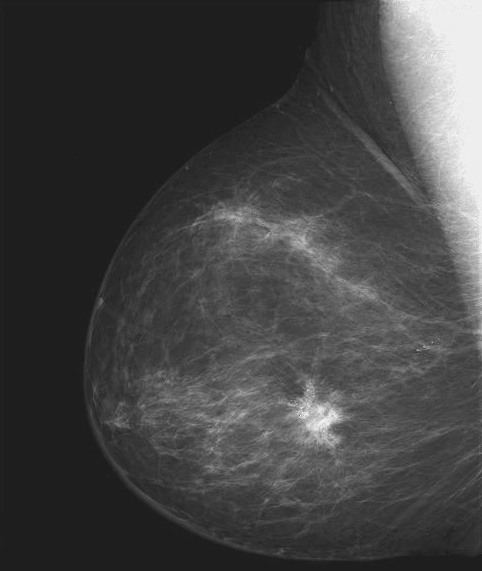
#> input picture Computer Vision Applications in Deep Learning/Assignment-3/spatial_processing_images-1/mamo_xray.tif, 482 x 571 px, found by its file name
$ jupyter execute --allow-errors 'Spatial Processing - Coding Assignment-1.ipynb'
#> lines starting #> are read from the running program, lines starting #| are printed output that depends on the picture
[cell 1]
import numpy as np
import scipy as sp
import skimage as sk
import matplotlib.pyplot as plt

# RGB vs Grayscale vs Black & White

#> (a cell that did not finish here is left out)

#> (a cell that did not finish here is left out)

#> (a cell that did not finish here is left out)

[cell 5]
ax1 = plt.subplot(1,3,1)
#> (the rest of this cell did not finish here and is left out)

# Inverse vs Power vs Root

[cell 6]
import os
path = r'/content/spatial_processing_images-1'
img = plt.imread(os.path.join(path, 'mamo_xray.tif'))
#> img is the input picture: shape (571, 482); min 21, max 255, mean 66.7

[cell 7]
plt.imshow(np.concatenate((img,-img),axis=1),'gray')
plt.axis('off')
img.shape, img.min(),img.max()
#> Out = ((571, 482), 21, 255)

[cell 8]
img = plt.imread(os.path.join(path, 'washed_out_aerial.tif'))
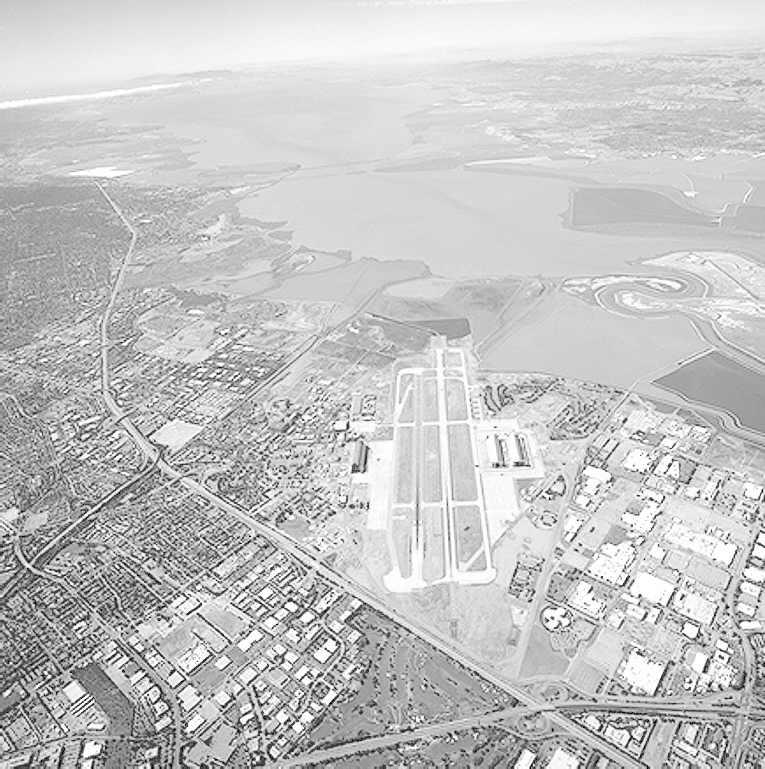
#> input picture Computer Vision Applications in Deep Learning/Assignment-3/spatial_processing_images-1/washed_out_aerial.tif, 765 x 769 px, found by its file name
#> img is the input picture: shape (769, 765); min 0, max 255, mean 197.1
plt.figure(figsize=(10,10))
plt.imshow(np.concatenate((img/255,(img/255)**2.5,(img/255)**4,(img/255)**5),axis=1),'gray')
plt.axis('off')

img.shape, img.min(),img.max()
#> Out = ((769, 765), 0, 255)

[cell 9]
img = plt.imread(os.path.join(path, 'fractured_spine.tif'))
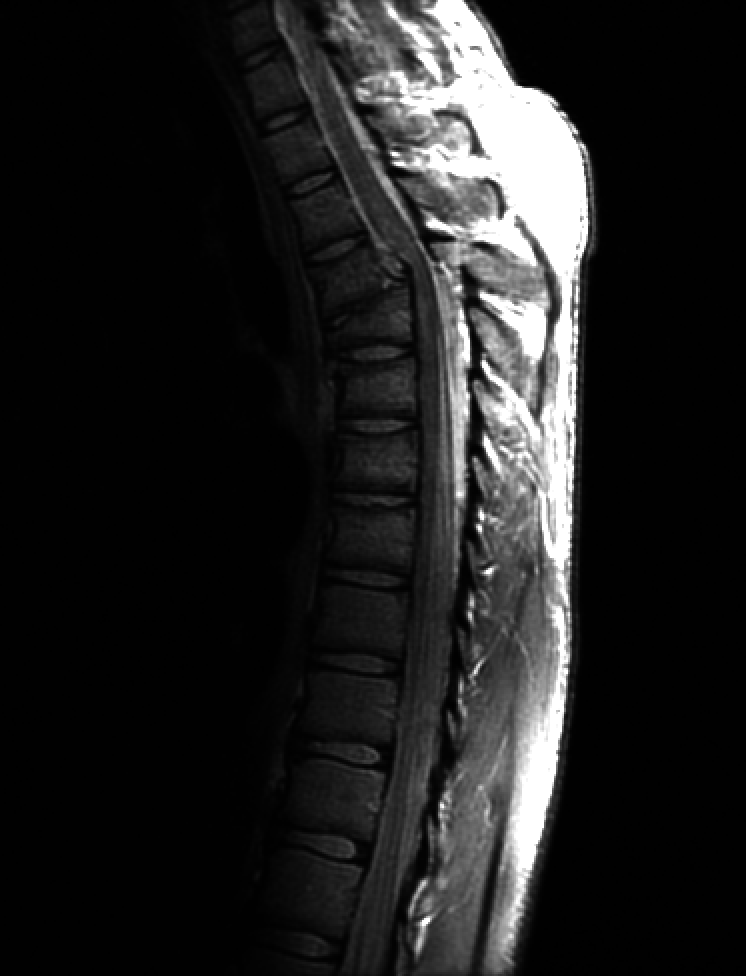
#> input picture Computer Vision Applications in Deep Learning/Assignment-3/spatial_processing_images-1/fractured_spine.tif, 746 x 976 px, found by its file name
#> img is the input picture: shape (976, 746); min 0, max 255, mean 32.6

plt.figure(figsize=(10,10))
plt.imshow(np.concatenate((img/255,(img/255)**0.5,(img/255)**0.4,(img/255)**0.3),axis=1),'gray')
plt.axis('off')

img.shape, img.min(),img.max()
#> Out = ((976, 746), 0, 255)

# Histogram & Equalizations

[cell 10]
img1 = plt.imread(os.path.join(path, 'bean_1.tif'))
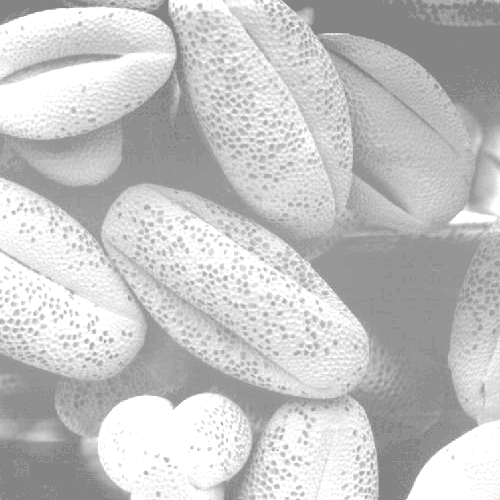
#> input picture Computer Vision Applications in Deep Learning/Assignment-3/spatial_processing_images-1/bean_1.tif, 500 x 500 px, found by its file name
#> img1 is the input picture: shape (500, 500); min 132, max 255, mean 196.4
img2 = plt.imread(os.path.join(path, 'bean_2.tif'))
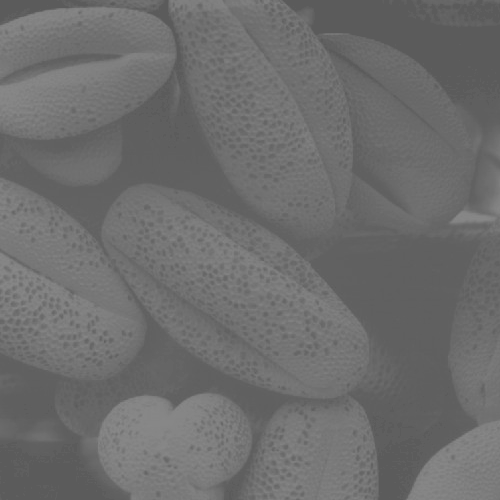
#> input picture Computer Vision Applications in Deep Learning/Assignment-3/spatial_processing_images-1/bean_2.tif, 500 x 500 px, found by its file name
#> img2 is the input picture: shape (500, 500); min 91, max 138, mean 109.1
img3 = plt.imread(os.path.join(path, 'bean_3.tif'))
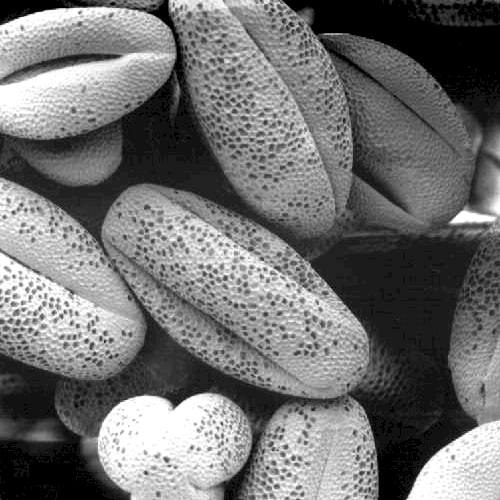
#> input picture Computer Vision Applications in Deep Learning/Assignment-3/spatial_processing_images-1/bean_3.tif, 500 x 500 px, found by its file name
#> img3 is the input picture: shape (500, 500); min 0, max 255, mean 113.2
#> (the rest of this cell did not finish here and is left out)

[cell 11]
range1 = img1.max()-img1.min()
#> range1 = 123
range2 = img2.max()-img2.min()
#> range2 = 47
range3 = img3.max()-img3.min()
#> range3 = 255
#> (the rest of this cell did not finish here and is left out)

[cell 12]
plt.subplot(4,1,1)
#> (the rest of this cell did not finish here and is left out)

[cell 13]
img2_eq = np.round(sk.exposure.equalize_hist(img2.reshape(-1)).reshape(500,500)*255) # for high contrast
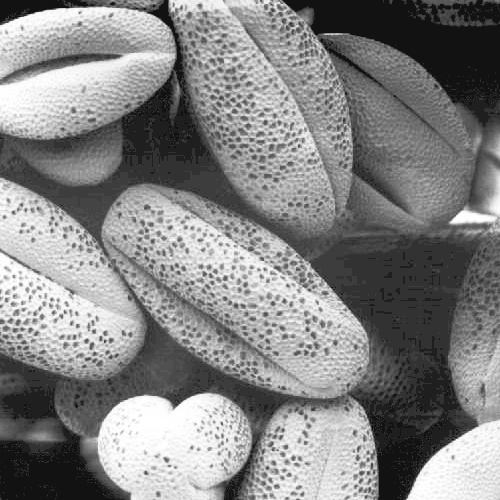
#> img2_eq: shape (500, 500) float64; min 18, max 255, mean 131.9

plt.imshow(np.concatenate((img2,img2_eq),axis=1),'gray')

plt.figure()

plt.subplot(2,1,1)
#> (the rest of this cell did not finish here and is left out)

# Thresholding

#> (a cell that did not finish here is left out)

[cell 15]
plt.imshow(img/255, 'gray')

[cell 16]
plt.imshow(((img/255>=0.6)*img),'gray')
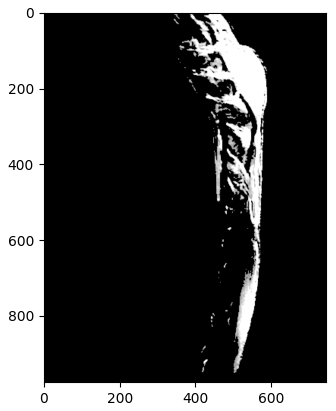
#> figure drawn by matplotlib, 1 panel

# Filtering

#> (a cell that did not finish here is left out)

[cell 18]
kernel = np.ones((5,5))/25
#> kernel = [[0.04, 0.04, 0.04, 0.04, 0.04], [0.04, 0.04, 0.04, 0.04, 0.04], [0.04, 0.04, 0.04, 0.04, 0.04], [0.04, 0.04, 0.04, 0.04, 0.04], [0.04, 0.04, 0.04, 0.04, 0.04]]
img_filter = sp.ndimage.convolve(img,kernel)

plt.figure(figsize=(10,10))
plt.imshow(np.concatenate((img,img_filter),axis=1),'gray')
plt.axis('off')

[cell 19]
lap4p = np.array([[0,-1,0],[-1,4,-1],[0,-1,0]])/9
lap4n = lap4p*-1
lap8p = np.array([[-1,-1,-1],[-1,8,-1],[-1,-1,-1]])/9
lap8n = lap8p*-1

[cell 20]
plt.figure(figsize=(10,10))
img_l4p = sp.ndimage.convolve(img, lap4p)
img_l4n = sp.ndimage.convolve(img, lap4n)
img_l8p = sp.ndimage.convolve(img, lap8p)
img_l8n = sp.ndimage.convolve(img, lap8n)
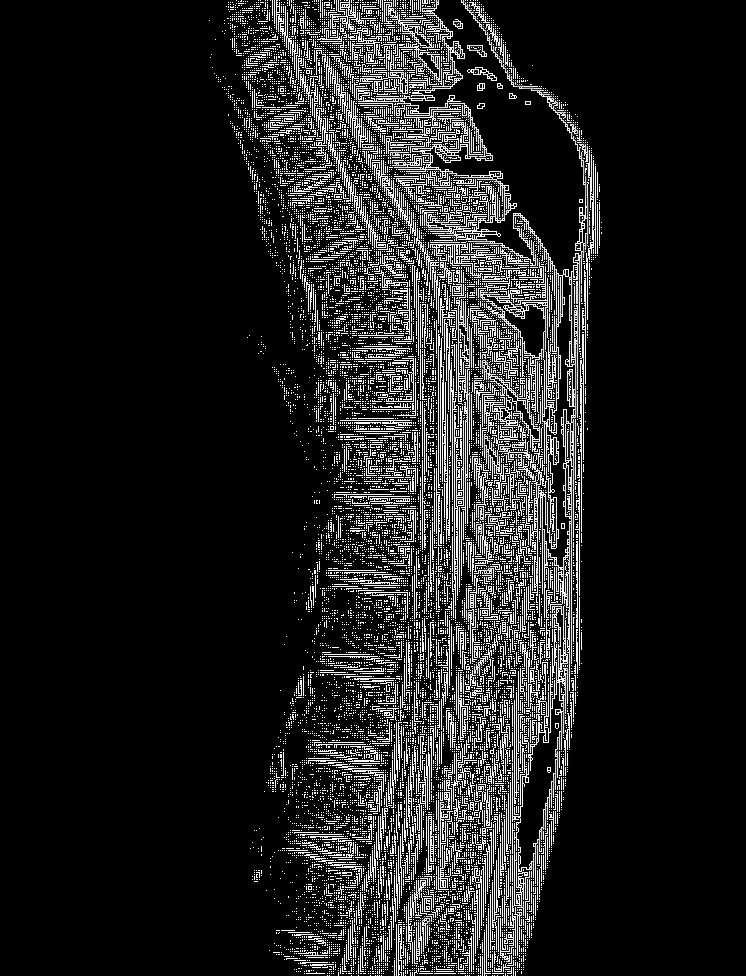
#> img_l8n: shape (976, 746); min 0, max 255, mean 30.9
plt.imshow(np.concatenate((np.concatenate((img_l4p,img_l4n),axis=1),
                           np.concatenate((img_l8p,img_l8n),axis=1)),axis=0),'gray')
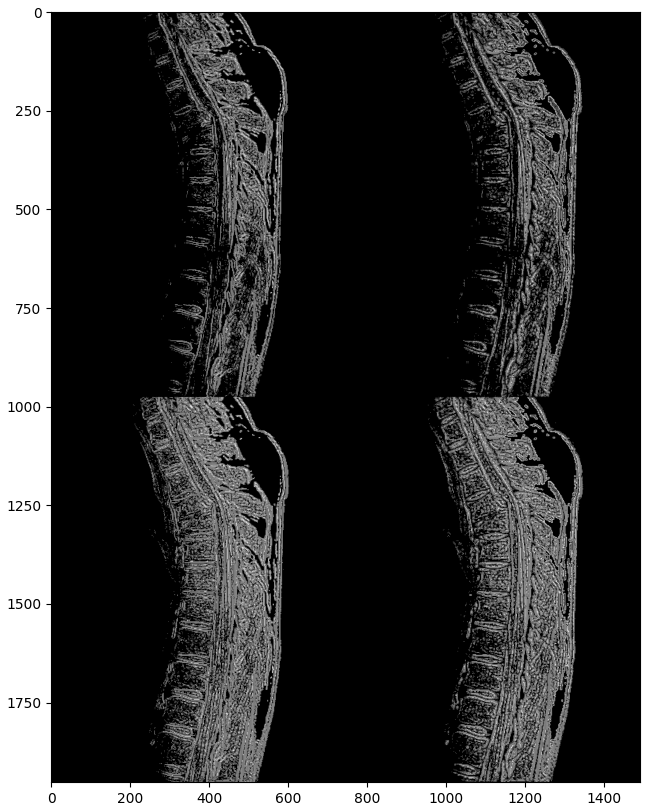
#> figure drawn by matplotlib, 1 panel

#> (a cell that did not finish here is left out)

[cell 22]
#lap4p = np.array([[0,-1,0],[-1,4,-1],[0,-1,0]])
lap4p = np.array([[0,-1,0],[-1,4,-1],[0,-1,0]])/9
#> lap4p = [[0, -0.111, 0], [-0.111, 0.444, -0.111], [0, -0.111, 0]]
lap4n = lap4p*-1
#> lap4n = [[0, 0.111, 0], [0.111, -0.444, 0.111], [0, 0.111, 0]]
lap8p = np.array([[-1,-1,-1],[-1,8,-1],[-1,-1,-1]])/9
lap8n = lap8p*-1

[cell 23]
kernel = np.ones((3,3))/25

[cell 24]
#img_lap = sp.ndimage.convolve(img,lap4n)
#img_lap = sp.ndimage.convolve(img,lap8n)
img_lap = sp.ndimage.convolve(img,lap4p)

plt.figure(figsize=(10,10))
img_final = sp.ndimage.convolve(img + img_lap*3, kernel)

plt.imshow(np.concatenate((img, img_final*3),axis=1),'gray')
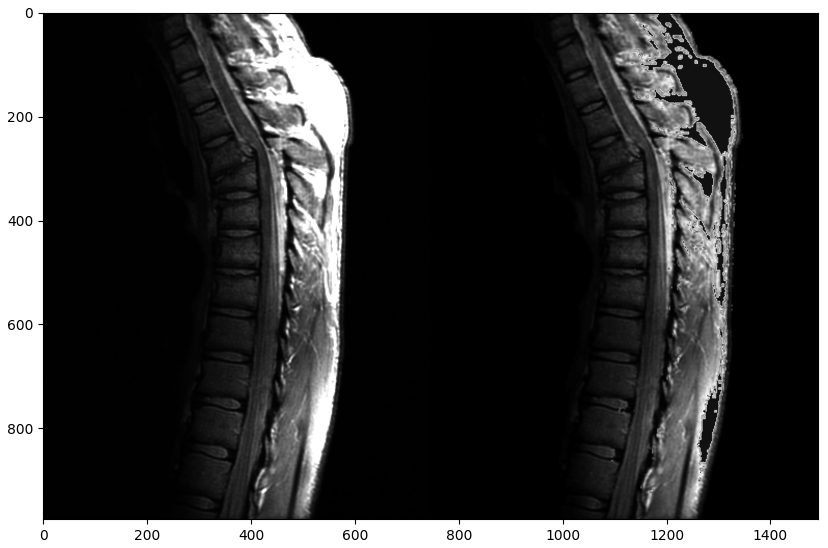
#> figure drawn by matplotlib, 1 panel

#> (a cell that did not finish here is left out)

[cell 26]
print(img.shape)
#| (976, 746)
p = 0.025
#> p = 0.025

#> (the rest of this cell did not finish here and is left out)
